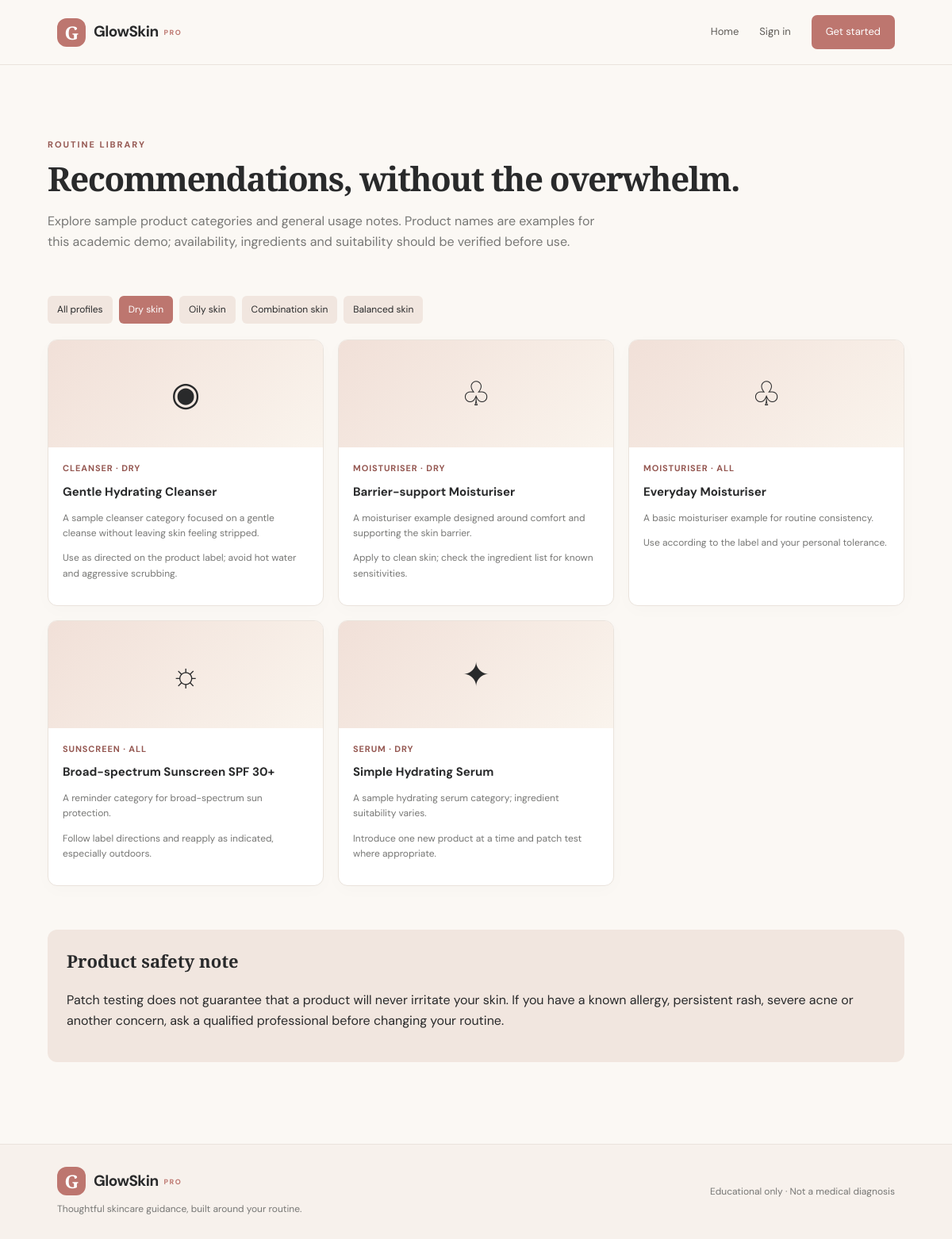
Page /recommendations.php?skin=Dry on the committed database.
### tables this page shows
CREATE TABLE IF NOT EXISTS products (
 id INT UNSIGNED AUTO_INCREMENT PRIMARY KEY,
 name VARCHAR(150) NOT NULL,
 category ENUM('Cleanser','Moisturiser','Sunscreen','Serum','Treatment') NOT NULL,
 skin_type ENUM('All','Dry','Oily','Combination','Balanced') NOT NULL DEFAULT 'All',
 description TEXT NOT NULL,
 usage_note TEXT NOT NULL,
 active TINYINT(1) NOT NULL DEFAULT 1,
 created_at TIMESTAMP NOT NULL DEFAULT CURRENT_TIMESTAMP
);

### config.php (called while the page is built, shortened)
<?php
function db(): PDO {
    static $pdo = null;
    if ($pdo === null) {
        $pdo = new PDO(
            'mysql:host=' . DB_HOST . ';dbname=' . DB_NAME . ';charset=utf8mb4',
            DB_USER, DB_PASS,
            [PDO::ATTR_ERRMODE => PDO::ERRMODE_EXCEPTION,
             PDO::ATTR_DEFAULT_FETCH_MODE => PDO::FETCH_ASSOC,
             PDO::ATTR_EMULATE_PREPARES => false]
        );
    }
    return $pdo;
}
function e(?string $value): string { return htmlspecialchars((string)$value, ENT_QUOTES, 'UTF-8'); }

### recommendations.php (the view)
<?php
require 'config.php';
$skin=$_GET['skin']??'All';$allowed=['All','Dry','Oily','Combination','Balanced'];if(!in_array($skin,$allowed,true))$skin='All';
$sql="SELECT * FROM products WHERE active=1";$params=[];if($skin!=='All'){$sql.=" AND (skin_type='All' OR skin_type=?)";$params[]=$skin;}$sql.=" ORDER BY category, name";
$s=db()->prepare($sql);$s->execute($params);$products=$s->fetchAll();
$page_title='Routine recommendations';require 'includes/header.php';?>
<div class="container"><div class="page-heading"><div class="eyebrow">Routine library</div><h1>Recommendations, without the overwhelm.</h1><p>Explore sample product categories and general usage notes. Product names are examples for this academic demo; availability, ingredients and suitability should be verified before use.</p></div>
<div class="admin-links"><?php foreach($allowed as $type):?><a href="recommendations.php?skin=<?=urlencode($type)?>" style="<?=($skin===$type?'background:#bd766f;color:#fff':'')?>"><?=e($type==='All'?'All profiles':$type.' skin')?></a><?php endforeach;?></div>
<?php if($products):?><div class="product-grid"><?php foreach($products as $p):?><article class="product-card"><div class="product-art"><?= $p['category']==='Cleanser'?'◉':($p['category']==='Moisturiser'?'♧':($p['category']==='Sunscreen'?'☼':'✦')) ?></div><div class="product-body"><div class="product-meta"><?=e($p['category'])?> · <?=e($p['skin_type'])?></div><h3><?=e($p['name'])?></h3><p><?=e($p['description'])?></p><p class="helper"><?=e($p['usage_note'])?></p></div></article><?php endforeach;?></div><?php else:?><div class="empty-state">No recommendations have been added for this profile yet.</div><?php endif;?>
<div class="section"><div class="side-note"><h3>Product safety note</h3><p>Patch testing does not guarantee that a product will never irritate your skin. If you have a known allergy, persistent rash, severe acne or another concern, ask a qualified professional before changing your routine.</p></div></div></div>
<?php require 'includes/footer.php';?>

### assets/css/style.css (style rules this page uses)
:root { --ink:#292a2b;--muted:#777775;--cream:#fbf8f4;--paper:#fff;--rose:#bd766f;--rose-dark:#955852;--blush:#f2e5e0;--line:#eae3dc;--green:#597969;--shadow:0 18px 50px rgba(52,40,32,.07) }
* { box-sizing:border-box }
body { margin:0;background:var(--cream);color:var(--ink);font-family:'DM Sans',sans-serif;line-height:1.6 }
a { color:inherit;text-decoration:none }
.container { width:min(1120px,90%);margin:0 auto;padding:48px 0 }
.eyebrow { text-transform:uppercase;letter-spacing:.18em;font-size:11px;color:var(--rose-dark);font-weight:700 }
.hero h1,.page-heading h1 { font:600 clamp(36px,5vw,62px)/1.08 'Playfair Display',serif;letter-spacing:-.035em;margin:17px 0 }
.section { padding:55px 0 }
.section-title h2,.page-heading h1 { font-family:'Playfair Display',serif;font-size:38px;line-height:1.2 }
.feature-grid,.product-grid,.stats-grid { display:grid;grid-template-columns:repeat(3,1fr);gap:18px }
.feature-card,.card,.product-card,.form-card { background:var(--paper);border:1px solid var(--line);border-radius:12px;padding:24px;box-shadow:0 5px 22px #3d2b1d05 }
.page-heading { padding:44px 0 20px }
.page-heading h1 { font-size:42px;margin:8px 0 }
.page-heading p { color:var(--muted);max-width:720px }
.helper { font-size:12px;color:var(--muted) }
.side-note { background:#f1e6df;border-radius:12px;padding:24px }
.side-note h3 { font:600 22px 'Playfair Display',serif;margin-top:0 }
.product-grid { grid-template-columns:repeat(3,1fr) }
.product-card { padding:0;overflow:hidden }
.product-art { height:135px;background:linear-gradient(135deg,#f1e0d8,#faf4ed);display:grid;place-items:center;font-size:42px }
.product-body { padding:18px }
.product-body h3 { font-size:15px;margin:8px 0 }
.product-body p { font-size:12px;color:var(--muted) }
.product-meta { font-size:11px;color:var(--rose-dark);font-weight:700;text-transform:uppercase;letter-spacing:.08em }
.admin-links { display:flex;gap:8px;flex-wrap:wrap;margin:20px 0 }
.admin-links a { padding:8px 12px;background:#f1e6df;border-radius:6px;font-size:12px }

### rows in the picture
products: category "CLEANSER", skin_type "DRY", name "Gentle Hydrating Cleanser", description "A sample cleanser category focused on a gentle cleanse without leaving skin feeling stripped.", usage_note "Use as directed on the product label; avoid hot water and aggressive scrubbing."
products: category "MOISTURISER", skin_type "DRY", name "Barrier-support Moisturiser", description "A moisturiser example designed around comfort and supporting the skin barrier.", usage_note "Apply to clean skin; check the ingredient list for known sensitivities."
products: category "MOISTURISER", skin_type "ALL", name "Everyday Moisturiser", description "A basic moisturiser example for routine consistency.", usage_note "Use according to the label and your personal tolerance."
products: category "SUNSCREEN", skin_type "ALL", name "Broad-spectrum Sunscreen SPF 30+", description "A reminder category for broad-spectrum sun protection.", usage_note "Follow label directions and reapply as indicated, especially outdoors."
products: category "SERUM", skin_type "DRY", name "Simple Hydrating Serum", description "A sample hydrating serum category; ingredient suitability varies.", usage_note "Introduce one new product at a time and patch test where appropriate."

### other values in the picture
$type==='All'?'All profiles':$type.' skin' "All profiles"
$type==='All'?'All profiles':$type.' skin' "Dry skin"
$type==='All'?'All profiles':$type.' skin' "Oily skin"
$type==='All'?'All profiles':$type.' skin' "Combination skin"
$type==='All'?'All profiles':$type.' skin' "Balanced skin"
